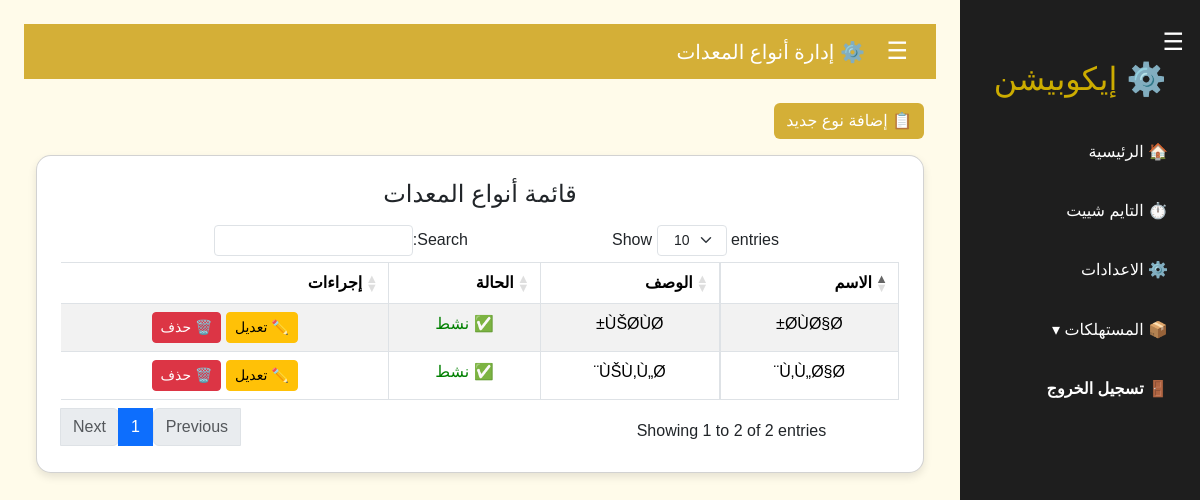
The app's page /equipment_types.php (signed in) with its own data.
### tables this page shows
CREATE TABLE `equipment_types` (
  `id` int(11) NOT NULL,
  `type_name` varchar(255) NOT NULL,
  `description` text,
  `status` tinyint(1) DEFAULT '1',
  `created_at` timestamp NOT NULL DEFAULT CURRENT_TIMESTAMP
);

### equipment_types.php (the view, shortened to what this page needs)
<?php
include 'config.php';
$editRow = [];
?>
<!DOCTYPE html>
<html lang="ar" dir="rtl">
<head>
  <link href="https://cdn.jsdelivr.net/npm/bootstrap@5.3.2/dist/css/bootstrap.min.css" rel="stylesheet">
  <link rel="stylesheet" href="https://cdn.datatables.net/1.13.6/css/dataTables.bootstrap5.min.css">
  <link rel="stylesheet" type="text/css" href="css/style.css"/>
</head>
<body>
<?php include 'sidebar.php'; ?>
<div class="main" id="main">
<nav class="navbar navbar-dark mb-4">
  <div class="container-fluid">
    <span class="navbar-brand mb-0 h1"> <span class="menu-btn" onclick="toggleSidebar()">☰</span> ⚙️ إدارة أنواع المعدات </span>
  </div>
</nav>
<div class="container">
  <div class="mb-3">
    <button class="btn btn-gold" type="button" data-bs-toggle="collapse" data-bs-target="#typeForm" aria-expanded="false" aria-controls="typeForm">
        📋 <?= isset($editRow['id']) ? "تعديل النوع" : "إضافة نوع جديد" ?>
    </button>
  </div>
  <div class="card p-4">
  <h4 class="mb-3">قائمة أنواع المعدات</h4>
  <table id="typesTable" class="table table-bordered table-striped">
    <thead>
      <tr>
        <th style="text-align: right;">الاسم</th>
        <th style="text-align: right;">الوصف</th>
        <th style="text-align: right;">الحالة</th>
        <th style="text-align: right;">إجراءات</th>
      </tr>
    </thead>
    <tbody>
      <?php
      $result = $conn->query("SELECT * FROM equipment_types");
      while($row = $result->fetch_assoc()):
      ?>
      <tr>
        <td><?= $row['type_name'] ?></td>
        <td><?= $row['description'] ?></td>
        <td><?= $row['status'] == 1 ? '<font color="green"> ✅ نشط</font>' : '<font color="red"> ❌ غير نشط</font>' ?></td>
        <td>
          <a href="?edit=<?= $row['id'] ?>" class="btn btn-sm btn-warning">✏️ تعديل</a>
          <a href="?delete=<?= $row['id'] ?>" class="btn btn-sm btn-danger" onclick="return confirm('هل أنت متأكد من الحذف؟')">🗑️ حذف</a>
        </td>
      </tr>
      <?php endwhile; ?>
    </tbody>
  </table>
</div>
</div>
</div>
</body>
</html>

### css/style.css (style rules this page uses)
* { margin: 0; padding: 0; box-sizing: border-box; font-family: "Cairo", sans-serif; }
body { display: flex; background: #f5f5f5; color: #333; }
.main { flex: 1; padding: 1.5rem; margin-right: 240px; transition: margin-right 0.3s ease; width: 100%; }
.menu-btn { font-size: 1.5rem; cursor: pointer; margin-left: 1rem; }
.card { background: #fff; padding: 1.5rem; border-radius: 1rem; box-shadow: 0 2px 6px rgba(0,0,0,0.1); text-align: center; transition: 0.3s; }

### equipment_types.php (style rules this page uses)
body { background-color: #fffbea; font-family: 'Tajawal', sans-serif; }
.navbar { background-color: #d4af37; }
.btn-gold { background-color: #d4af37; color: white; border: none; }
.card { border-radius: 15px; box-shadow: 0 4px 8px rgba(0,0,0,0.1); }
table { background: white; }
th { background-color: #d4af37; color: white; }

### records on screen
equipment_types: type_name "Ø­ÙØ§Ø±", description "ÙŠØ­ÙØ±", status "✅ نشط"
equipment_types: type_name "Ù‚Ù„Ø§Ø¨", description "ÙŠÙ‚Ù„Ø¨", status "✅ نشط"
